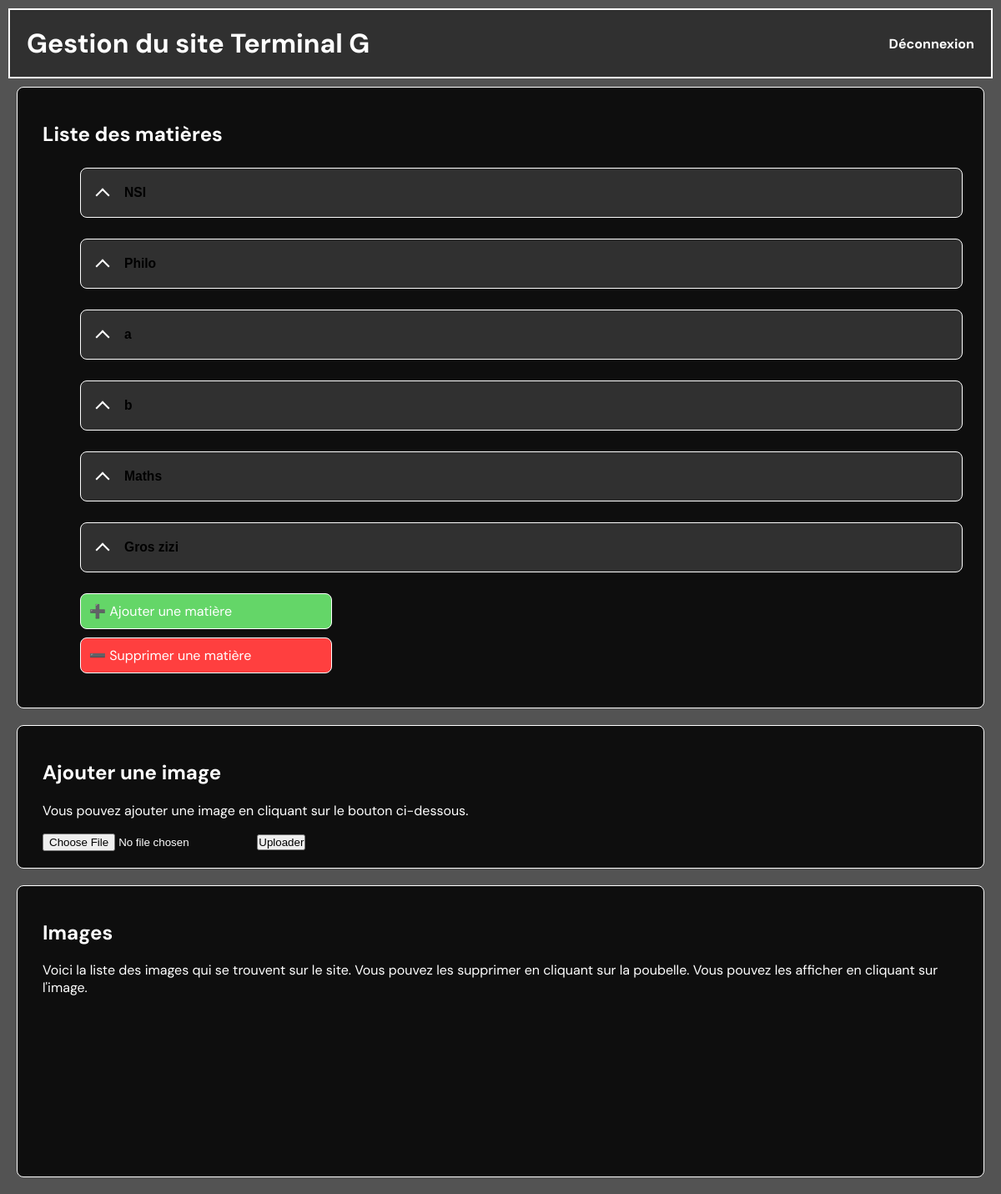
Before: /admin (signed in) with the older database file.
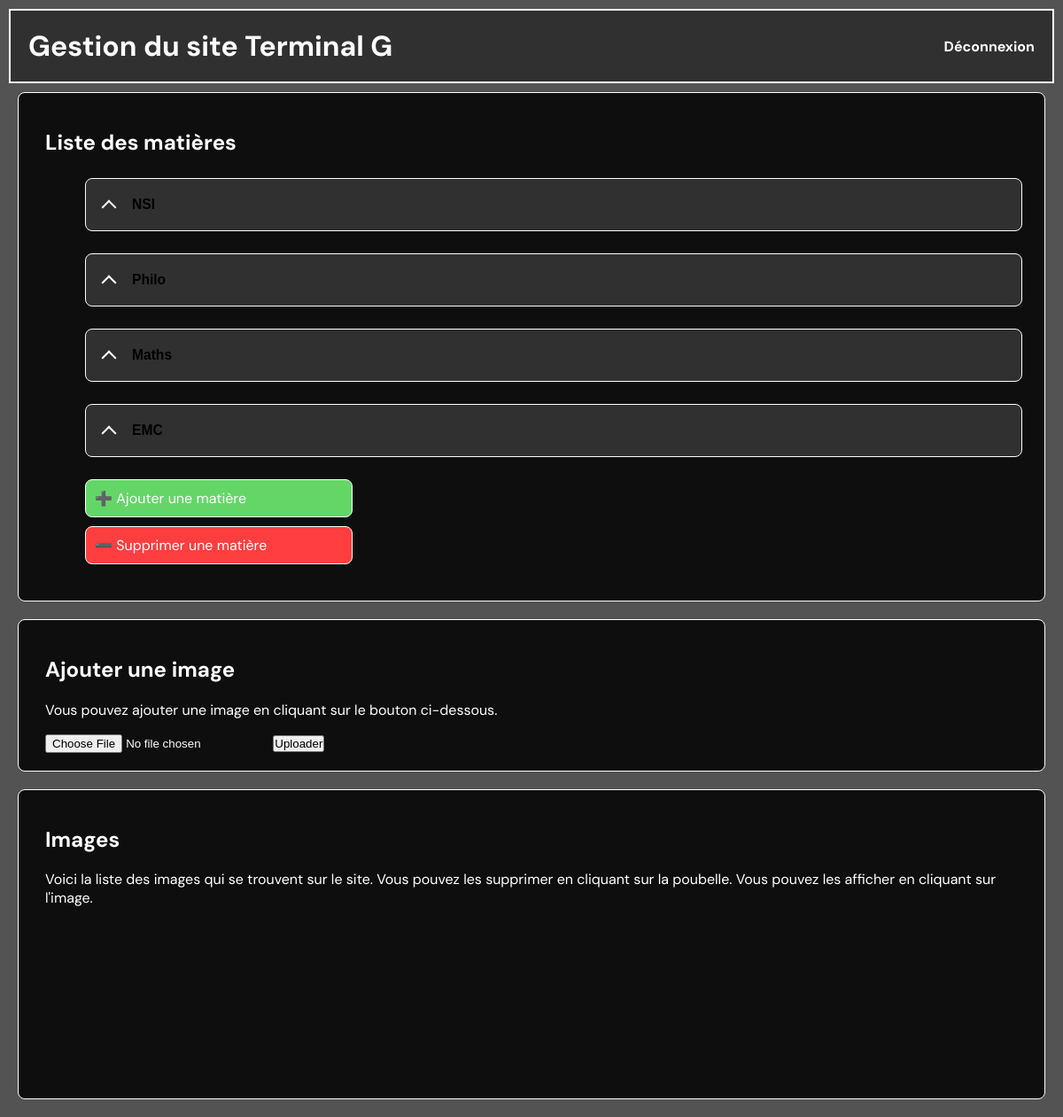
After: the same page with the newer database file.
### tables this page shows
CREATE TABLE matiere (
    id_matiere INTEGER PRIMARY KEY AUTOINCREMENT,
    nom TEXT NOT NULL UNIQUE
);

### server.py (the view)
@app.route("/admin")
@login_required
def admin():
    cours = {}
    matieres = get_matieres()
    for matiere in matieres:
        cours[matiere["id_matiere"]] = get_cours_by_matiere(matiere["id_matiere"])
    return render_template("admin/panel.html", matieres=matieres, cours=cours)

### db/cours_service.py (called while the page is built)
def get_cours_by_matiere(id_matiere):
    db = get_db()
    cours = db.execute(
        "SELECT * FROM cours WHERE id_matiere = ? ORDER BY date DESC",
        (id_matiere,)
    ).fetchall()
    db.close()
    return cours

### db/db.py (called while the page is built)
def get_db() -> sqlite3.Connection:
    conn = sqlite3.connect(DB_PATH)
    conn.row_factory = sqlite3.Row
    return conn

### db/matiere_service.py (called while the page is built)
def get_matieres():
    db = get_db()
    matieres = db.execute("SELECT * FROM matiere").fetchall()
    db.close()
    if matieres is None:
        return []
    return matieres

### server.py (called while the page is built)
@app.template_filter('format_date')
def format_date(value, format="%d/%m/%Y"):
    from datetime import datetime
    return datetime.strptime(value, "%Y-%m-%d").strftime(format)

def login_required(f):
    @wraps(f)
    def wrapper(*args, **kwargs):
        if not session.get("is_admin"):
            return redirect(url_for("login"))
        return f(*args, **kwargs)
    return wrapper

### templates/admin/panel.html (shortened to what this page needs)
<!DOCTYPE html>
<html lang="fr">
<head>
    <link rel="stylesheet" href="/static/admin.css">
</head>
<body>
<header>
    <h1>Gestion du site Terminal G</h1>
    <a href="/logout" class="logout">Déconnexion</a>
</header>
<section class="matiere_gestion">
    <h2>Liste des matières</h2>
    <ul class="list-matieres">
        {% for matiere in matieres %}
        <li class="list-matiere">
            <button class="title-matiere"><div class="arrow"></div><h3>{{ matiere['nom'] }}</h3></button>
        </li>
        {% endfor %}
        <li class="add-matiere">
            <a href="/admin/panel/matiere/add">➕ Ajouter une matière</a>
        </li>
        <li class="remove-matiere">
            <a href="/admin/panel/matiere/delete">➖ Supprimer une matière</a>
        </li>
    </ul>
</section>
<section class="upload-section">
    <h2>Ajouter une image</h2>
    <p>Vous pouvez ajouter une image en cliquant sur le bouton ci-dessous.</p>
    <form id="upload-form">
        <input type="file" id="image-input" accept="image/*" required>
        <button type="submit">Uploader</button>
    </form>
</section>
<section class="gallery-section">
    <h2>Images</h2>
    <p>Voici la liste des images qui se trouvent sur le site. Vous pouvez les supprimer en cliquant sur la poubelle. Vous pouvez les afficher en cliquant sur l'image.</p>
    <div class="gallery" id="gallery"></div>
</section>
</body>
</html>

### static/admin.css (style rules this page uses)
:root { --bg-color: #535353; --second-color : #0e0e0e; --inverse-color: #bebebe; --color : #303030; --color-black: #ffffff; --hover-diff: 2px; --basic-shadow : 0 2px 8px hsl(from var(--inverse-color) h s l / 0.5); --inverse-shadow : 0 calc(2px + var(--hover-diff)) 8px hsl(from var(--inverse-color) h s l / 0.5); --br-normal: 8px; --br-large: 20px; --g-c:#64d668; --g-t:#4abd4e; --r-c: #ff3f3f; --r-t: #db283a; }
body { font-family: 'DM Sans', sans-serif; background: var(--bg-color); margin: 0; padding: 0; color: var(--color-black); }
header { position: sticky; background: var(--color); color: var(--color-black); border: 2px solid var(--color-black); padding: 20px; display: flex; justify-content: space-between; align-items: center; width: calc(100vw - 64px); height: 40px; top: 10px; left: 10px; z-index: 100; }
.logout { text-decoration: none; font-weight: bold; color: var(--color-black); }
section { padding: 20px 30px; background: var(--second-color); margin: 20px; border-radius: 8px; border: 1px solid var(--color-black); }
.gallery { display: grid; grid-template-columns: repeat(auto-fill, 180px); gap: 15px; width: 100%; height: 180px; }
.list-matieres { list-style: none; display: flex; flex-direction: column; }
.list-matiere { margin-bottom: 15px; }
button, h3 { padding: 0; margin: 0; text-align: left; }
.arrow { width: 10px; height: 10px; border-right: 2px solid var(--color-black); border-top: 2px solid var(--color-black); rotate: -45deg; translate: 0 50%; transform-origin:center; margin-right: 20px; transition: rotate ease 0.3s, translate 0.3s ease; }
.list-cours li, .add-matiere, .remove-matiere { min-width: 300px; width: fit-content; padding: 10px; margin: 5px; border-radius: 8px; border: 1px solid var(--color-black); }
li.add-cours, li.add-matiere { padding: 0; background-color: var(--g-c); transition: background-color 0.2s ease; }
li.remove-cours, li.remove-matiere { padding: 0; background-color: var(--r-c); transition: background-color 0.2s ease; }
.add-cours a, .add-matiere a { display: block; width: 100%; height: 100%; padding: 10px; color: var(--color-black); text-decoration: none; }
.remove-cours a, .remove-matiere a { display: block; width: 100%; height: 100%; padding: 10px; color: var(--color-black); text-decoration: none; }
.add-matiere, .remove-matiere { min-width: 300px; width: fit-content; }

Changed rows visible on the page:
removed matiere: nom "a"
removed matiere: nom "b"
removed matiere: nom "Gros zizi"
added matiere: nom "EMC"
